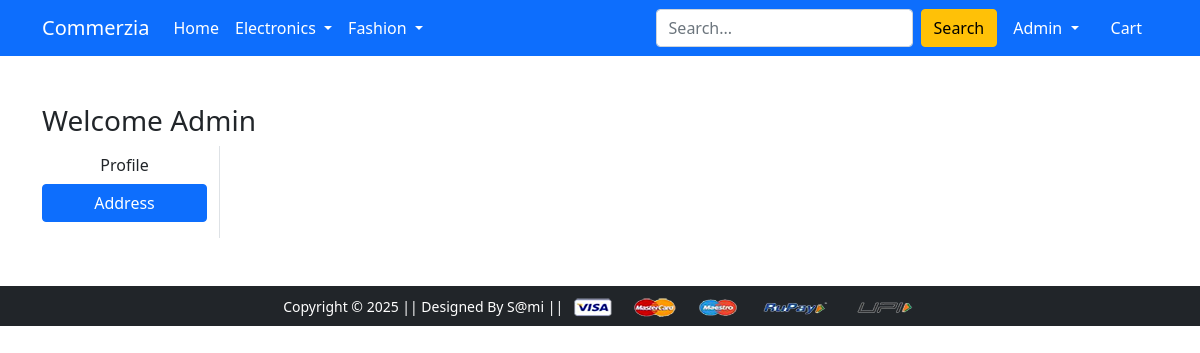
Page /address/ (signed in) on the earlier database version.
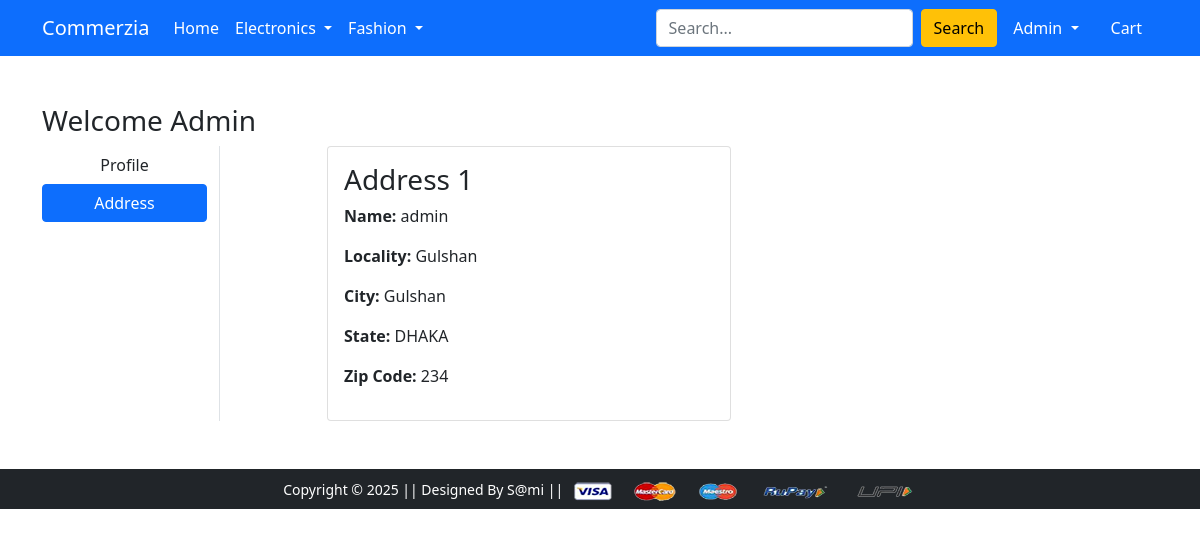
Same page on the later database version.
### app/models.py (models this page shows, shortened)
class Customer(models.Model):
    user = models.ForeignKey(User, on_delete=models.CASCADE)
    name = models.CharField(max_length=155)
    locality = models.CharField(max_length=155)
    city = models.CharField(max_length=55)
    zipcode = models.IntegerField()
    state = models.CharField(choices=STATE_CHOICES,max_length=55)

### app/views.py (the view)
# urls.py: path('address/', views.address, name='address'),
@login_required
def address(request):
 add = Customer.objects.filter(user=request.user)
 return render(request, 'app/address.html',{'add':add,'active':'btn-primary'})

### app/templates/app/address.html (shortened to what this page needs)
{% extends 'app/base.html' %}
{% load static %}
{% block main-content %}
<div class="container my-5">
 <div class="row">
 <h3>Welcome <span class="text-capitalize">{{user}}</span></h3>
  <div class="col-sm-2 border-end">
   <ul class="list-unstyled">
    <li class="d-grid"><a href="{% url 'profile' %}" class="btn ">Profile</a></li>
    <li class="d-grid"><a href="{% url 'address' %}" class="btn {{active}}">Address</a></li>
   </ul>
  </div>
  <div class="col-sm-9 offset-sm-1">
   <div class="row">
    {% for ad in add %}
    <div class="col-sm-6">
     <div class="card">
      <div class="card-body">
       <h3>Address {{ forloop.counter }}</h3>
       <p><strong>Name:</strong> {{ ad.name }}</p>
       <p><strong>Locality:</strong> {{ ad.locality }}</p>
       <p><strong>City:</strong> {{ ad.city }}</p>
       <p><strong>State:</strong> {{ ad.state }}</p>
       <p><strong>Zip Code:</strong> {{ ad.zipcode }}</p>
      </div>
     </div>
    </div>
    {% endfor %}
   </div>
  </div>
 </div>
</div>
{% endblock main-content %}

Differences in the rows shown:
added Customer: name "admin", locality "Gulshan", city "Gulshan", state "DHAKA", zipcode "234"
